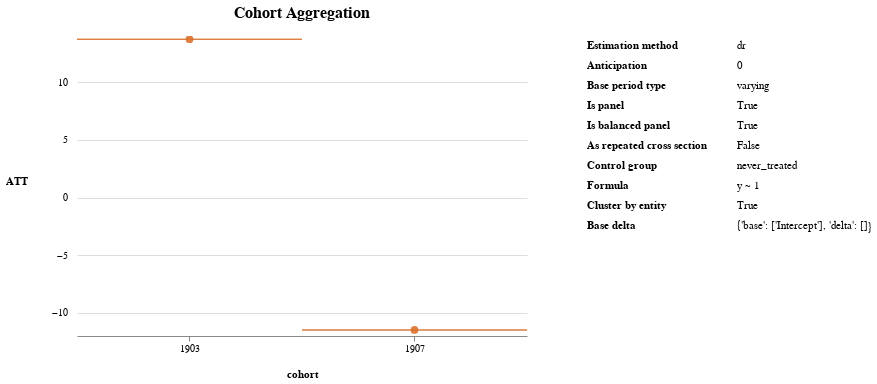

Write notebook code for a chart like this one.
### Code cell
res_att.aggregate('cohort')
res_att.plot('cohort', lines=False)

### Figure 1 — Vega-Lite specification as saved in the notebook (floating-point values rounded to 4 significant figures)
{"config": {"view": {"continuousWidth": 400, "continuousHeight": 300, "strokeWidth": 0}, "axis": {}, "axisX": {"grid": false, "labelAngle": 0, "labelSeparation": 1, "titlePadding": 15}, "axisY": {"domain": false, "labelAngle": 0, "labelPadding": 10, "ticks": false, "titleAngle": 0, "titlePadding": 35}, "header": {}, "title": {"fontSize": 16, "offset": 15, "subtitleFontSize": 13, "subtitlePadding": 7}}, "hconcat": [{"concat": [{"layer": [{"mark": {"type": "point", "filled": true, "size": 60}, "encoding": {"color": {"value": "#DA722E"}, "opacity": {"value": 0.9}, "shape": {}, "size": {}, "tooltip": [{"field": "ATT", "type": "quantitative"}], "x": {"field": "cohort", "scale": {"zero": false}, "sort": null, "title": "cohort", "type": "nominal"}, "y": {"field": "ATT", "title": "ATT", "type": "quantitative"}}, "height": 300, "selection": {"selector003": {"type": "interval", "bind": "scales", "encodings": ["x", "y"]}}, "title": {"text": "Cohort Aggregation", "subtitle": ""}, "width": 450}, {"mark": "rule", "encoding": {"color": {"value": "#DA722E"}, "opacity": {"value": 0.9}, "x": {"field": "cohort", "scale": {"zero": false}, "sort": null, "title": "cohort", "type": "nominal"}, "y": {"field": "upper", "type": "quantitative"}, "y2": {"field": "lower"}}, "height": 300, "title": {"text": "Cohort Aggregation", "subtitle": ""}, "width": 450}, {"mark": {"type": "tick", "orient": "horizontal"}, "encoding": {"color": {"value": "#DA722E"}, "opacity": {"value": 0.9}, "x": {"field": "cohort", "scale": {"zero": false}, "sort": null, "title": "cohort", "type": "nominal"}, "y": {"field": "lower", "type": "quantitative"}}, "height": 300, "title": {"text": "Cohort Aggregation", "subtitle": ""}, "width": 450}, {"mark": {"type": "tick", "orient": "horizontal"}, "encoding": {"color": {"value": "#DA722E"}, "opacity": {"value": 0.9}, "x": {"field": "cohort", "scale": {"zero": false}, "sort": null, "title": "cohort", "type": "nominal"}, "y": {"field": "upper", "type": "quantitative"}}, "height": 300, "title": {"text": "Cohort Aggregation", "subtitle": ""}, "width": 450}], "resolve": {"scale": {"color": "independent", "shape": "independent", "strokeDash": "independent"}}}], "data": {"name": "data-e8cafca217f4419ce190833096330db1"}}, {"hconcat": [{"mark": {"type": "text", "align": "left", "fontWeight": "bold"}, "encoding": {"text": {"field": "name", "type": "nominal"}, "y": {"axis": null, "field": "row_number", "type": "ordinal"}}, "transform": [{"window": [{"op": "row_number", "field": "", "as": "row_number"}]}]}, {"mark": {"type": "text", "align": "left"}, "encoding": {"text": {"field": "info", "type": "nominal"}, "y": {"axis": null, "field": "row_number", "type": "ordinal"}}, "transform": [{"window": [{"op": "row_number", "field": "", "as": "row_number"}]}]}], "data": {"name": "data-c788e67bf738cf2da7ab7fccd36103dc"}}], "spacing": 50, "$schema": "https://vega.github.io/schema/vega-lite/v4.17.0.json", "datasets": {"data-e8cafca217f4419ce190833096330db1": [{"cohort": "1903", "ATT": 13.73, "std_error": null, "lower": 13.73, "upper": 13.73, "zero_not_in_cband": "*"}, {"cohort": "1907", "ATT": -11.48, "std_error": null, "lower": -11.48, "upper": -11.48, "zero_not_in_cband": "*"}], "data-c788e67bf738cf2da7ab7fccd36103dc": [{"name": "Estimation method", "info": "dr"}, {"name": "Anticipation", "info": "0"}, {"name": "Base period type", "info": "varying"}, {"name": "Is panel", "info": "True"}, {"name": "Is balanced panel", "info": "True"}, {"name": "As repeated cross section", "info": "False"}, {"name": "Control group", "info": "never_treated"}, {"name": "Formula", "info": "y ~ 1"}, {"name": "Cluster by entity", "info": "True"}, {"name": "Base delta", "info": "{'base': ['Intercept'], 'delta': []}"}]}}
